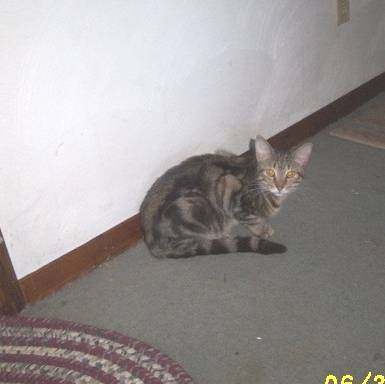
#> input picture CNN/dogs-vs-cats/train/cat.10048.jpg, 385 x 384 px, found by its file name; its folder holds 4 pictures in this run
$ jupyter execute --allow-errors PI_04.ipynb   (shell and % lines are left out)
#> lines starting #> are read from the running program, lines starting #| are printed output that depends on the picture; after the words box and inside, x2 and y2 are one past the last pixel; in counts of white or black regions, pixels touching at a corner belong together
# 1. Dado el conjunto de datos “dog & cats” con 25k y 12.5k imágenes (gatos y perros) de training and test, el cual se puede descargar aquí dogs-vs-cats.zip). Se desea:

* Aplicar la tarea de normalización a los datos para que cumplan con los requerimientos de entrada de los modelos de clasificación. Se sugiere hacer un resize(image) para la dimensión más pequeña entre ambos conjuntos.

[cell 1]
train_folder = '/content/DM1/CNN/dogs-vs-cats/train'
test_folder = '/content/DM1/CNN/dogs-vs-cats/test1'

## General

[cell 2]
import os
import cv2
import numpy as np
import matplotlib.pyplot as plt
import random
from concurrent.futures import ThreadPoolExecutor

apply_canny = True  # Ajustar a False si no quieres usar la detección de bordes

# Función para contar imágenes en una carpeta
def count_images_in_folder(folder):
    try:
        count = len(os.listdir(folder))
        return count
    except FileNotFoundError:
        print(f"Error: La carpeta {folder} no se encontró.")
        return 0

# Función para cargar imágenes originales (sin ninguna transformación)
def load_original_images(folder):
    images = []
    img_paths = [os.path.join(folder, img_name) for img_name in os.listdir(folder)]

    for img_path in img_paths:
        img = cv2.imread(img_path)  # Cargar la imagen tal cual
        if img is not None:
            images.append(img)

    return images

# Función para cargar y preprocesar una imagen
def load_and_preprocess_single_image(img_path, apply_canny=False, for_naive_bayes=False):
#> called with apply_canny = True, for_naive_bayes = False
    img = cv2.imread(img_path)
#> img is the input picture: shape (384, 385, 3); mean B, G, R 153, 153.6, 158.2

    if img is not None:
        original_size = img.shape[:2]  # Almacenar tamaño original
#> original_size = (384, 385)
        if for_naive_bayes:
            img = cv2.cvtColor(img, cv2.COLOR_BGR2GRAY)  # Convertir a escala de grises para Naive Bayes

        img = cv2.resize(img, (64, 64))  # Redimensionar a 64x64
#> img: shape (64, 64, 3)

        if apply_canny:
          img = cv2.Canny(img, 100, 200)
#> img: shape (64, 64); 9.9% white in thin lines or dots

        img = img / 255.0  # Normalizar los valores de los píxeles a un rango entre 0 y 1
#> img: shape (64, 64) float64; values 0 (black) and 1 (white), 9.9% white in thin lines or dots
        return img, original_size
    else:
        return None, None

# Función para cargar y preprocesar imágenes usando hilos
def load_and_preprocess_images_threaded(folder, apply_canny=False, for_naive_bayes=False):
    images = []
    original_sizes = []

    img_paths = [os.path.join(folder, img_name) for img_name in os.listdir(folder)]

    # Usar hilos para cargar y preprocesar imágenes en paralelo
    with ThreadPoolExecutor(max_workers=8) as executor:
        results = executor.map(lambda path: load_and_preprocess_single_image(path, apply_canny, for_naive_bayes), img_paths)
#> call 2 of load_and_preprocess_single_image, with apply_canny = True, for_naive_bayes = False
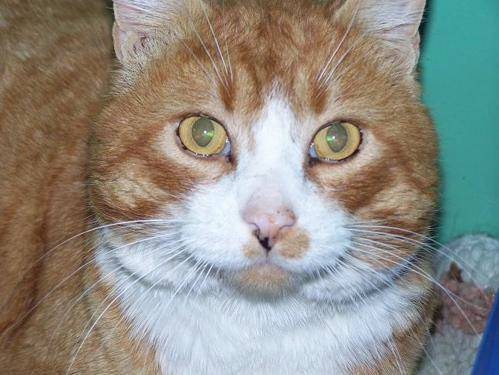
#> input picture CNN/dogs-vs-cats/train/cat.10189.jpg, 499 x 375 px, found by its file name
#> in load_and_preprocess_single_image, img is the input picture: shape (375, 499, 3); mean B, G, R 132.1, 140.7, 142.6
#> in load_and_preprocess_single_image (call 2), `img = cv2.Canny(img, 100, 200)`: img: shape (64, 64); 23.2% white in thin lines or dots
#> in load_and_preprocess_single_image (call 2), `img = img / 255.0`: img: shape (64, 64) float64; values 0 (black) and 1 (white), 23.2% white in thin lines or dots
#> call 3 of load_and_preprocess_single_image, with apply_canny = True, for_naive_bayes = False
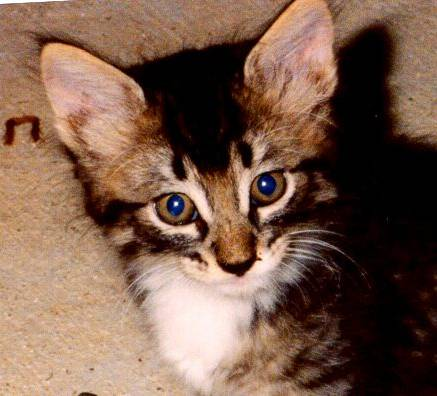
#> input picture CNN/dogs-vs-cats/train/cat.1027.jpg, 437 x 396 px, found by its file name
#> in load_and_preprocess_single_image, img is the input picture: shape (396, 437, 3); mean B, G, R 76.5, 93.1, 122.6
#> in load_and_preprocess_single_image (call 3), `img = cv2.Canny(img, 100, 200)`: img: shape (64, 64); 20.6% white in thin lines or dots
#> in load_and_preprocess_single_image (call 3), `img = img / 255.0`: img: shape (64, 64) float64; values 0 (black) and 1 (white), 20.6% white in thin lines or dots
#> call 4 of load_and_preprocess_single_image, with apply_canny = True, for_naive_bayes = False
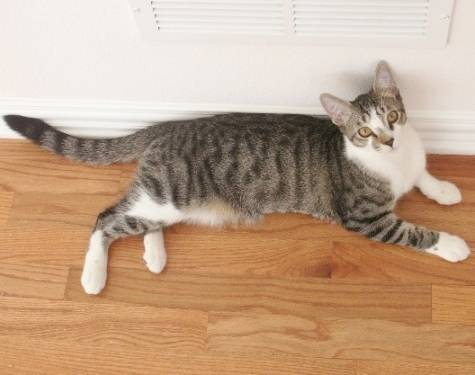
#> input picture CNN/dogs-vs-cats/train/cat.10478.jpg, 475 x 375 px, found by its file name
#> in load_and_preprocess_single_image, img is the input picture: shape (375, 475, 3); mean B, G, R 137.2, 162.8, 192.4
#> in load_and_preprocess_single_image (call 4), `img = cv2.Canny(img, 100, 200)`:
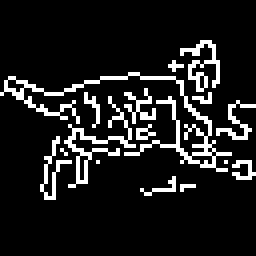
#> img: shape (64, 64) (shown 4 times larger); 11.4% white in thin lines or dots, all inside (x1, y1, x2, y2) = (0, 10, 64, 50)

    for img, original_size in results:
        if img is not None:
            images.append(img)
            original_sizes.append(original_size)
#> this loop made 4 passes
#> original_size on passes 1 to 4: (384, 385), (375, 499), (396, 437), (375, 475)
#> after the loop, images = 4 items; original_sizes = [(384, 385), (375, 499), (396, 437), (375, 475)]

    return np.array(images), np.array(original_sizes)

# Preprocesamiento para ambos conjuntos (entrenamiento y prueba)
def preprocess_images_for_both_models(train_folder, test_folder, apply_canny=False, for_naive_bayes=False):
    # Cargar y preprocesar las imágenes de entrenamiento y prueba usando hilos
    train_images, train_original_sizes = load_and_preprocess_images_threaded(train_folder, apply_canny, for_naive_bayes)
#> train_original_sizes = [[384, 385], [375, 499], [396, 437], [375, 475]]
    test_images, test_original_sizes = load_and_preprocess_images_threaded(test_folder, apply_canny, for_naive_bayes)

    return train_images, test_images, train_original_sizes, test_original_sizes

# Función para graficar comparativa de tamaños originales vs redimensionados
# [15 lines left out: function plot_image_sizes, not called in this run]

# Función para seleccionar una muestra de las imágenes
def sample_image_sizes(original_sizes, sample_fraction=0.05):
    sample_size = int(len(original_sizes) * sample_fraction)
    return random.sample(list(original_sizes), sample_size)

# Función para mostrar imágenes
def show_random_images(images, title, n=4):
#> called with title = 'Imágenes Originales', n = 4
    indices = random.sample(range(len(images)), n)
    plt.figure(figsize=(10, 10))
    for i, idx in enumerate(indices):
        plt.subplot(2, 2, i + 1)
        plt.imshow(images[idx], cmap='gray' if len(images[idx].shape) == 2 else None)
        plt.title(f"{title} - {i+1}")
        plt.axis('off')
    plt.show()
#> figure, not shown here; B, G, R data is drawn as R, G, B

# Verificar el número de imágenes procesadas
def verify_image_count(train_folder, test_folder):
    print("Verificación de número de imágenes:")
    train_count = count_images_in_folder(train_folder)
    test_count = count_images_in_folder(test_folder)
    print(f"Total imágenes en entrenamiento: {train_count}")
    print(f"Total imágenes en test: {test_count}")  # Verificar número de imágenes en cada conjunto

#> (a cell that did not finish here is left out)

### Visualización

#### Número de imágenes en cada conjunto

[cell 4]
# Verificar número de imágenes en cada conjunto
verify_image_count(train_folder, test_folder)

#### Muestra imágenes originales

[cell 5]
# Cargar imágenes originales tal como están
original_images = load_original_images(train_folder)

# Mostrar 4 imágenes originales
show_random_images(original_images, "Imágenes Originales")

#### Mostrar imágenes con Preprocesamiento General

[cell 6]
# Mostrar 4 imágenes con preprocesamiento básico (sin Canny y sin Naive Bayes)
train_images_general, _ = load_and_preprocess_images_threaded(train_folder, apply_canny=False, for_naive_bayes=False)
show_random_images(train_images_general, "Preprocesamiento General")
#> the loop in show_random_images (call 2), `for i, idx in enumerate(indices):` made 4 passes
#> idx on passes 1 to 4: 3, 1, 2, 0

#> (a cell that did not finish here is left out)

## Preprocesamiento Naive Bayes

[cell 8]
import numpy as np
from skimage.feature import hog
import cv2
from sklearn.decomposition import PCA

# Aplanar las imágenes (necesario para Naive Bayes)
def flatten_images(images):
    return images.reshape(images.shape[0], -1)

# Función para extraer características HOG
# [18 lines left out: functions hog_features, preprocess_images_with_pca, not called in this run]

# Función para aplicar HOG a todas las imágenes de un conjunto
def preprocess_naive_bayes(train_images):
    hog_train = [hog_features(img, for_naive_bayes=True) for img in train_images]
    return np.array(hog_train)

# Para Naive Bayes, preprocesar en escala de grises sin detección de bordes
#> (the rest of this cell did not finish here and is left out)

#> in load_and_preprocess_single_image (call 10), `img = cv2.cvtColor(img, cv2.COLOR_BGR2GRAY)`:
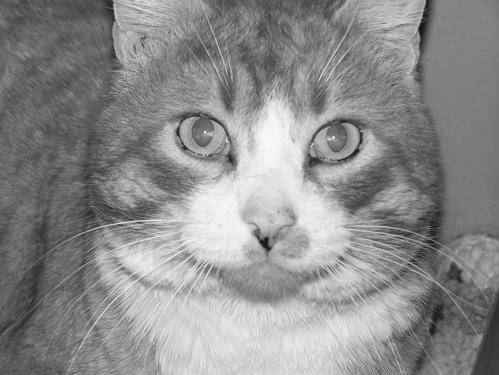
#> img: shape (375, 499); min 5, max 253, mean 140.3
#> in load_and_preprocess_single_image (call 10), `img = cv2.resize(img, (64, 64))`:
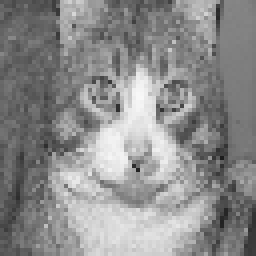
#> img: shape (64, 64) (shown 4 times larger); min 29, max 248, mean 140.1
#> in load_and_preprocess_single_image (call 11), `img = cv2.cvtColor(img, cv2.COLOR_BGR2GRAY)`:
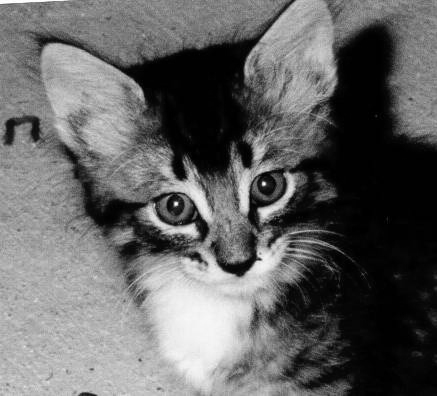
#> img: shape (396, 437); min 0, max 255, mean 100
#> in load_and_preprocess_single_image (call 11), `img = cv2.resize(img, (64, 64))`:
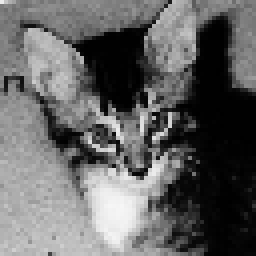
#> img: shape (64, 64) (shown 4 times larger); min 0, max 246, mean 99.8
#> in load_and_preprocess_single_image (call 12), `img = cv2.cvtColor(img, cv2.COLOR_BGR2GRAY)`:
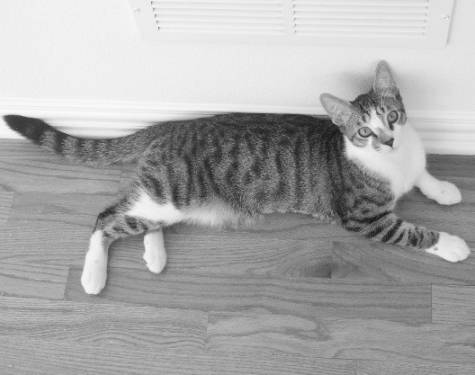
#> img: shape (375, 475); min 17, max 254, mean 168.7
#> in load_and_preprocess_single_image (call 12), `img = cv2.resize(img, (64, 64))`:
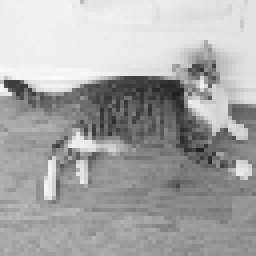
#> img: shape (64, 64) (shown 4 times larger); min 32, max 250, mean 168.5

# Aplanar las imágenes para Naive Bayes
train_images_naive_bayes_flat = flatten_images(train_images_naive_bayes)
test_images_naive_bayes_flat = flatten_images(test_images_naive_bayes)

# Extraer características HOG para Naive Bayes
train_images_naive_bayes_HOG= preprocess_naive_bayes(train_images_naive_bayes)
test_images_naive_bayes_HOG = preprocess_naive_bayes(test_images_naive_bayes)

# Aplicar PCA
train_nb, test_nb = preprocess_images_with_pca(train_images_naive_bayes_HOG, test_images_naive_bayes_HOG)

### Visualización

#> (a cell that did not finish here is left out)

#> (a cell that did not finish here is left out)

## Preprocesamiento CNN

[cell 11]
# Preprocesamiento específico para CNN
def preprocess_cnn(train_folder, test_folder, apply_canny=False):
    train_cnn, train_original_sizes_cnn = load_and_preprocess_images_threaded(train_folder, apply_canny=apply_canny, for_naive_bayes=False)
#> train_original_sizes_cnn = [[384, 385], [375, 499], [396, 437], [375, 475]]
    test_cnn, test_original_sizes_cnn = load_and_preprocess_images_threaded(test_folder, apply_canny=apply_canny, for_naive_bayes=False)

    return train_cnn, test_cnn, train_original_sizes_cnn, test_original_sizes_cnn
